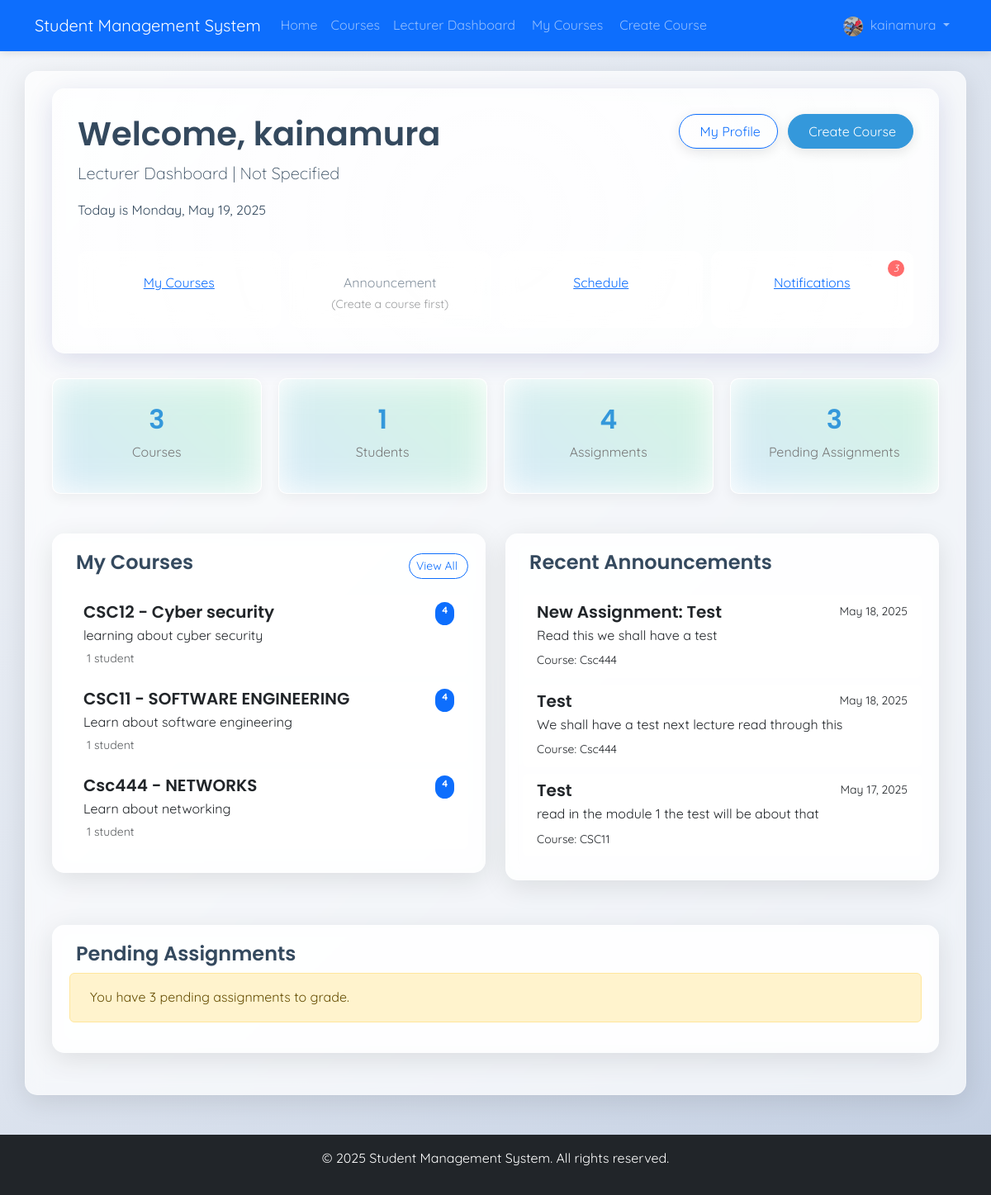
Page /lecturer/dashboard/ (signed in) on the earlier database version.
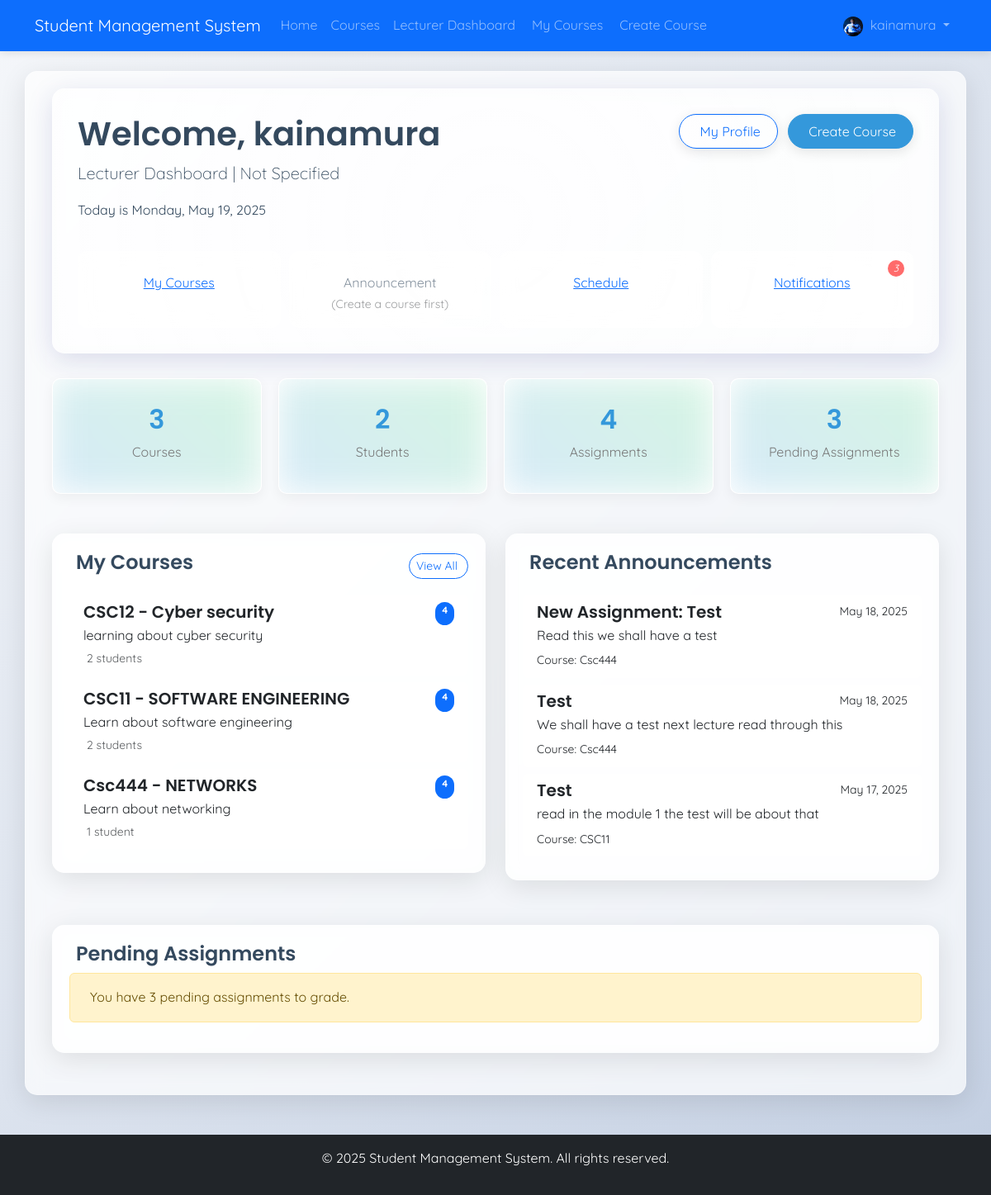
Same page on the later database version.
### accounts/models.py (models this page shows, shortened)
class User(AbstractUser):
    USER_TYPE_CHOICES = (
        ('admin', 'Admin'),
        ('student', 'Student'),
        ('lecturer', 'Lecturer'),
    )
    user_type = models.CharField(max_length=10, choices=USER_TYPE_CHOICES, default='student')
    profile_picture = models.ImageField(upload_to='profile_pics/', null=True, blank=True)
    date_of_birth = models.DateField(null=True, blank=True)
    phone_number = models.CharField(max_length=15, null=True, blank=True)
    address = models.TextField(null=True, blank=True)

### course/models.py (models this page shows, shortened)
class Course(models.Model):
    code = models.CharField(max_length=20, unique=True)
    title = models.CharField(max_length=200)
    description = models.TextField()
    credits = models.PositiveIntegerField()
    is_active = models.BooleanField(default=True)
    created_at = models.DateTimeField(auto_now_add=True)
    updated_at = models.DateTimeField(auto_now=True)

### lecturer/views.py (the view)
    def wrapper(request, *args, **kwargs):
        if not request.user.is_authenticated:
            return redirect('accounts:login')
        if request.user.user_type != 'lecturer':
            return HttpResponseForbidden("You must be a lecturer to access this page.")
        return view_func(request, *args, **kwargs)

### lecturer/views.py (called while the page is built)
def lecturer_required(view_func):
    def wrapper(request, *args, **kwargs):
        if not request.user.is_authenticated:
            return redirect('accounts:login')
        if request.user.user_type != 'lecturer':
            return HttpResponseForbidden("You must be a lecturer to access this page.")
        return view_func(request, *args, **kwargs)
    return wrapper

### templates/lecturer/dashboard.html (shortened to what the changed rows need)
{% extends 'base.html' %}
{% block extra_css %}
<link rel="stylesheet" href="/static/css/lecturer_dashboard.css">
{% endblock %}
{% block content %}
<div class="container">
    <div class="welcome-section">
        <div class="row">
            <div class="col-md-8">
                <h1>Welcome, {{ user.first_name|default:user.username }}</h1>
                <p class="lead">Lecturer Dashboard | {{ lecturer_profile.department }}</p>
                <p>Today is {% now "l, F j, Y" %}</p>
            </div>
        </div>
    </div>
    <div class="dashboard-stats mb-5">
        <div class="stat-card water-bg">
            <h3>{{ student_count|default:"0" }}</h3>
            <p>Students</p>
        </div>
    </div>
    <div class="row">
        <div class="col-md-6">
            <div class="glass-container">
                {% if courses %}
                    <div class="list-group">
                        {% for course in courses %}
                            <a href="{% url 'lecturer:course_detail' course.id %}" class="list-group-item list-group-item-action">
                                <div class="d-flex w-100 justify-content-between">
                                    <h5 class="mb-1">{{ course.code }} - {{ course.title }}</h5>
                                    <span class="badge bg-primary rounded-pill">{{ course.credits }}</span>
                                </div>
                                <p class="mb-1 text-truncate">{{ course.description }}</p>
                                <div class="d-flex align-items-center">
                                    <small class="text-muted">
                                        {% with enrollment_count=course.enrollments.count %}
                                            {{ enrollment_count }} student{{ enrollment_count|pluralize }}
                                        {% endwith %}
                                    </small>
                                </div>
                            </a>
                        {% endfor %}
                    </div>
                {% else %}
                    <div class="alert alert-info">
                        <i class="fas fa-info-circle me-2"></i> You haven't been assigned to any courses yet.
                        <a href="{% url 'lecturer:create_course' %}" class="alert-link">Create your first course</a>
                    </div>
                {% endif %}
            </div>
        </div>
    </div>
</div>
{% endblock %}

### templates/base.html (shortened to what the changed rows need)
<!DOCTYPE html>
<html lang="en">
<head>
    <link href="https://cdn.jsdelivr.net/npm/bootstrap@5.3.0/dist/css/bootstrap.min.css" rel="stylesheet">
    <link rel="stylesheet" href="/static/css/main.css">
    {% block extra_css %}{% endblock %}
</head>
<body>
    <nav class="navbar navbar-expand-lg navbar-dark bg-primary">
        <div class="container">
            <div class="collapse navbar-collapse" id="navbarNav">
                <ul class="navbar-nav">
                    {% if user.is_authenticated %}
                        <li class="nav-item dropdown">
                            <a class="nav-link dropdown-toggle" href="#" id="navbarDropdown" role="button" data-bs-toggle="dropdown">
                                {% if user.profile_picture %}
                                    <img src="{{ user.profile_picture.url }}" alt="Profile" class="rounded-circle me-1" width="24" height="24">
                                {% endif %}
                                {{ user.username }}
                            </a>
                        </li>
                    {% endif %}
                </ul>
            </div>
        </div>
    </nav>
    <div class="container mt-4 glass-container">
        {% block content %}{% endblock %}
    </div>
</body>
</html>

Differences in the rows shown:
changed User "kainamura": profile_picture: a different picture
computed for Course "CSC12": enrollments.count "1" → "2"
computed for Course "CSC11": enrollments.count "1" → "2"
Other differences:
{{ student_count|default:"0" }}: "1" → "2"
